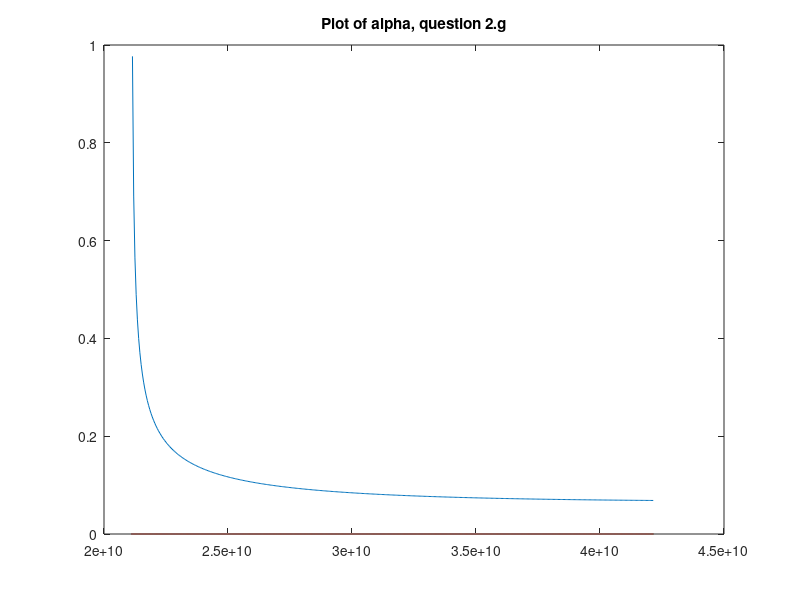

Source code (MATLAB):

clear; close all;
%calculating the cutoff frequency
fc = 1*3e8/2/7.11e-3;
freq =fc:0.05e9:2*fc;

mu = 4e-7*pi;
sigma = 4.1e7;
Rs = zeros(length(freq));
alpha = zeros(length(freq));
vg = zeros(length(freq));
for k=1: length(freq)
    Rs(k) = sqrt(pi*mu*freq(k)/sigma);
    vg(k) = 3e8*sqrt(1 - (fc^2 / freq(k)^2));
    
    alpha(k) = Rs(k)*(1/3.56e-3+2*(fc^2 / freq(k)^2)/7.11e-3)/ mu/ vg(k);
end
plot(freq,alpha)
title('Plot of alpha, question 2.g')

